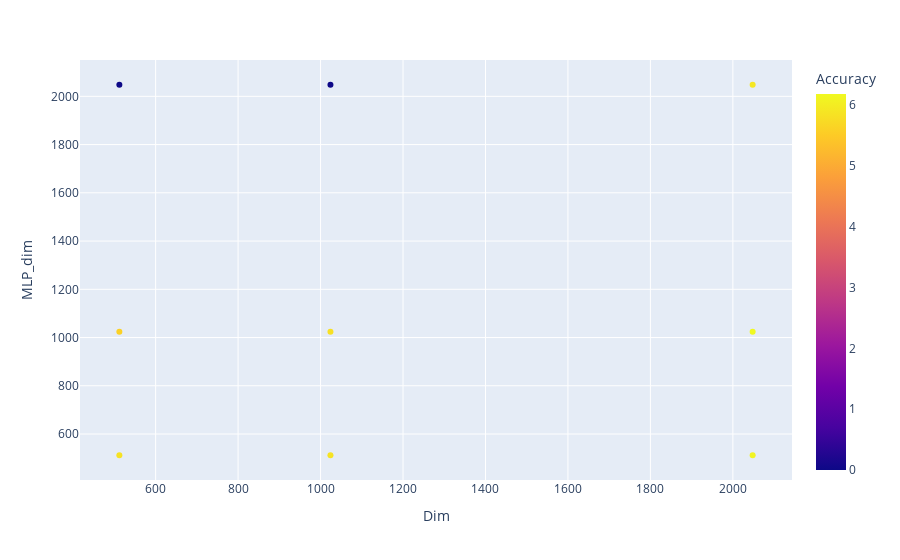

This figure's notebook cell:
### Markdown cell above
## hyperparameter tuning -- vit structure naive cls-il cgqa

### Code cell
return_task_id = False
strategy = 'naive'   # optional: [naive, er, gem, lwf, ewc]
common_args = {
    'return_task_id': return_task_id,
    'strategy': strategy,
    'model_backbone': 'vit',
}

exp_name_template = '{model_backbone}-' + strategy + '-' + \
                    ('tsk' if return_task_id else 'cls') + \
                    '-lr{learning_rate}' + \
                    '-ps{vit_patch_size}' + \
                    '-dim{vit_dim}' + \
                    '-depth{vit_depth}' + \
                    '-heads{vit_heads}' + \
                    '-md{vit_mlp_dim}'
param_grid = {
    'learning_rate': [0.00001],
    'vit_patch_size': [8],
    'vit_dim': [512, 1024, 2048],      # 512, 1024, 2048
    'vit_depth': [7],     # 5, 7, 9
    'vit_heads': [16],       # 8, 16, 32
    'vit_mlp_dim': [512, 1024, 2048],   # 512, 1024, 2048
}
params = generate_params(common_args, param_grid, exp_name_template)

all_accs = np.array([np.mean(get_accs(params[i]['exp_name'])[-1]) for i in range(len(params))])*100
all_accs[np.isnan(all_accs)] = 0

for i, param in enumerate(params):      # for display
    param['Accuracy'] = all_accs[i]
    param['learning rate'] = str(param['learning_rate'])
    param['Dim'] = int(param['vit_dim'])
    param['Depth'] = int(param['vit_depth'])
    param['Heads'] = int(param['vit_heads'])
    param['MLP_dim'] = int(param['vit_mlp_dim'])
print('all_accs:', all_accs)

print(f'best: idx: {np.argmax(all_accs)}, {params[np.argmax(all_accs)]}.')

collected_data = []
collected_data.append(pd.DataFrame(params))

collected_data = pd.concat(collected_data, ignore_index=True)

# fig = px.line(collected_data, x="learning rate", y="Value", title='Acc')
# fig.show()
plt.figure(figsize=(10, 5))
# sns.set_palette('Paired')
matplotlib.rcParams.update({'font.size': 18})

# ax = sns.scatterplot(x="MLP_dim", y="Accuracy", data=collected_data)
ax = px.scatter(collected_data, x="Dim", y="MLP_dim", hover_data=['Accuracy', 'learning rate', "Dim", 'Depth', 'Heads', 'MLP_dim'], color='Accuracy')
ax.show()
# plt.legend(loc = 'upper left', bbox_to_anchor = (1, 1))

# plt.ylim([5, 6.5])

# fig = ax.get_figure()
# fig.savefig(os.path.join('D:', 'Downloads', 'vit-struct-naive-cls-vit-cgqa-hyperparameter_tuning-lr.png'), dpi = 400, bbox_inches='tight')

### Figure 1 — Plotly figure (JSON) as saved in the notebook; plotly's stock layout.template omitted (floating-point values rounded to 4 significant figures)
{"data": [{"customdata": [[5.84, "1e-05", 7, 16], [5.6, "1e-05", 7, 16], [0.0, "1e-05", 7, 16], [5.86, "1e-05", 7, 16], [5.82, "1e-05", 7, 16], [0.0, "1e-05", 7, 16], [6.11, "1e-05", 7, 16], [6.18, "1e-05", 7, 16], [5.92, "1e-05", 7, 16]], "hovertemplate": "Dim=%{x}<br>MLP_dim=%{y}<br>Accuracy=%{marker.color}<br>learning rate=%{customdata[1]}<br>Depth=%{customdata[2]}<br>Heads=%{customdata[3]}<extra></extra>", "legendgroup": "", "marker": {"color": [5.84, 5.6, 0.0, 5.86, 5.82, 0.0, 6.11, 6.18, 5.92], "coloraxis": "coloraxis", "symbol": "circle"}, "mode": "markers", "name": "", "orientation": "v", "showlegend": false, "x": [512, 512, 512, 1024, 1024, 1024, 2048, 2048, 2048], "xaxis": "x", "y": [512, 1024, 2048, 512, 1024, 2048, 512, 1024, 2048], "yaxis": "y", "type": "scatter"}], "layout": {"xaxis": {"anchor": "y", "domain": [0.0, 1.0], "title": {"text": "Dim"}}, "yaxis": {"anchor": "x", "domain": [0.0, 1.0], "title": {"text": "MLP_dim"}}, "coloraxis": {"colorbar": {"title": {"text": "Accuracy"}}, "colorscale": [[0.0, "#0d0887"], [0.1111, "#46039f"], [0.2222, "#7201a8"], [0.3333, "#9c179e"], [0.4444, "#bd3786"], [0.5556, "#d8576b"], [0.6667, "#ed7953"], [0.7778, "#fb9f3a"], [0.8889, "#fdca26"], [1.0, "#f0f921"]]}, "legend": {"tracegroupgap": 0}, "margin": {"t": 60}}}
